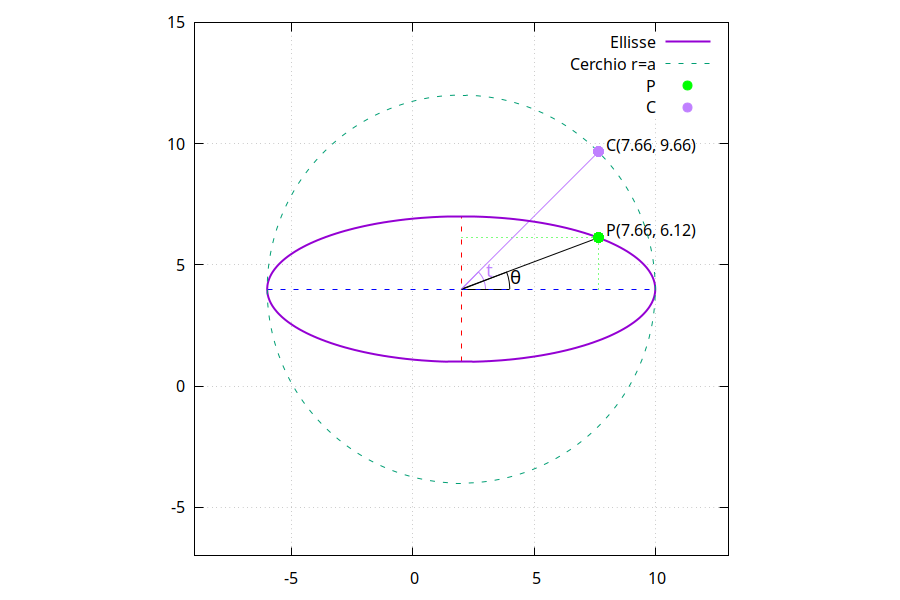

Generate this figure with gnuplot:
set datafile separator ","
#set terminal wxt persist
set terminal pngcairo size 900,600
set output "ellipse002.png"

set parametric
set trange [0:2*pi]
set samples 800
set size ratio -1
set grid

# =========================
# Parametri ellisse
# =========================
x0 = 2
y0 = 4
a  = 8
b  = 3

# Parametro scelto
t0 = pi/4

# =========================
# Parametrizzazione ellisse
# =========================
xe(t) = x0 + a*cos(t)
ye(t) = y0 + b*sin(t)

# =========================
# Cerchio ausiliario r=a
# =========================
xc(t) = x0 + a*cos(t)
yc(t) = y0 + a*sin(t)

# Punto sul cerchio (anomalia eccentrica)
Cx = x0 + a*cos(t0)
Cy = y0 + a*sin(t0)

# Punto sull’ellisse (proiezione)
Px = x0 + a*cos(t0)
Py = y0 + b*sin(t0)

# Angolo polare reale theta
theta = atan2(Py-y0, Px-x0)

# =========================
# Assi principali
# =========================
set arrow from x0-a, y0 to x0+a, y0 nohead lc rgb "blue" dt 2
set arrow from x0, y0-b to x0, y0+b nohead lc rgb "red"  dt 2

# =========================
# Proiezioni cartesiane
# =========================
set arrow from Px,y0 to Px,Py nohead lc rgb "green" dt 3
set arrow from x0,Py to Px,Py nohead lc rgb "green" dt 3

# =========================
# Segmenti angolari
# =========================

# Raggio verso punto ellisse (theta)
set arrow from x0,y0 to Px,Py nohead lc rgb "black"

# Raggio verso punto cerchio (t)
set arrow from x0,y0 to Cx,Cy nohead lc rgb "purple"

# =========================
# Archi angoli (approssimati)
# =========================

# arco per t (anomalia eccentrica)
set object 1 circle at x0,y0 size 1 arc [0:45] fs empty border lc rgb "purple"

# arco per theta (angolo polare)
set object 2 circle at x0,y0 size 2 arc [0:20.5] fs empty border lc rgb "black"

# =========================
# Labels
# =========================
set label "t" at x0+1.0,y0+0.8 tc rgb "purple" font ",14"
set label "{/Symbol q}" at x0+2.0,y0+0.5 tc rgb "black" font ",14"

set label sprintf("P(%.2f, %.2f)",Px,Py) at Px+0.3,Py+0.3
set label sprintf("C(%.2f, %.2f)",Cx,Cy) at Cx+0.3,Cy+0.3

# =========================
# Plot finale
# =========================
set xrange [x0-a-3:x0+a+3]
set yrange [y0-a-3:y0+a+3]

plot xe(t),ye(t) w l lw 2 title "Ellisse", \
     xc(t),yc(t) w l lw 1 dt 2 title "Cerchio r=a", \
     "+" using (Px):(Py) w p pt 7 ps 1.5 lc rgb "green" title "P", \
     "+" using (Cx):(Cy) w p pt 7 ps 1.5 lc rgb "purple" title "C"
